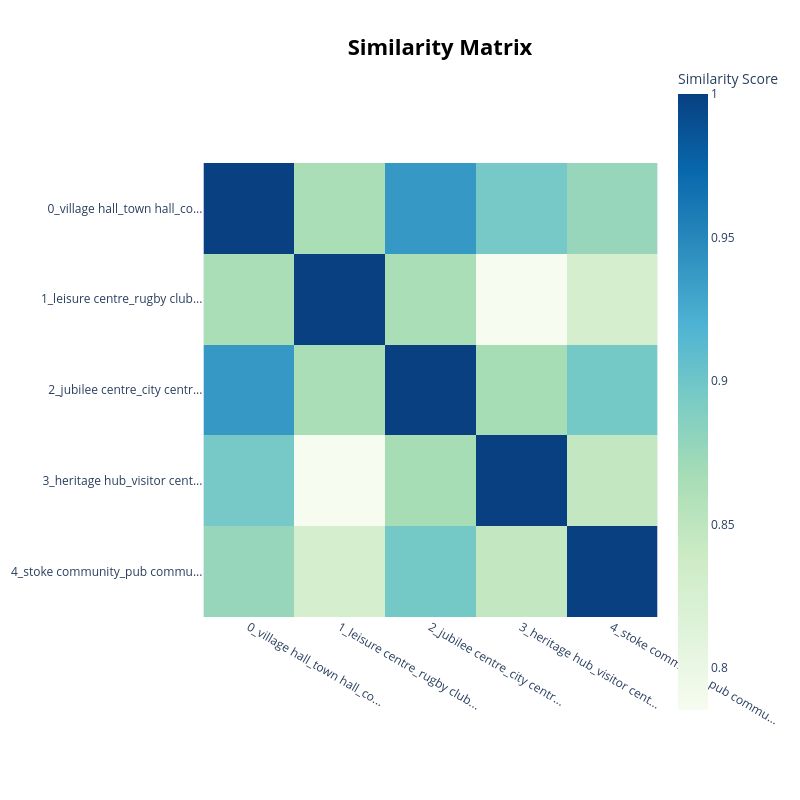

The notebook cell saved with this chart:
### Code cell
#Overlap between Topics
topic_model.visualize_heatmap()

### Figure 1 — Plotly figure (JSON) as saved in the notebook; plotly's stock layout.template omitted (floating-point values rounded to 4 significant figures)
{"data": [{"coloraxis": "coloraxis", "hovertemplate": "x: %{x}<br>y: %{y}<br>Similarity Score: %{z}<extra></extra>", "name": "0", "type": "heatmap", "x": ["0_village hall_town hall_co...", "1_leisure centre_rugby club...", "2_jubilee centre_city centr...", "3_heritage hub_visitor cent...", "4_stoke community_pub commu..."], "xaxis": "x", "y": ["0_village hall_town hall_co...", "1_leisure centre_rugby club...", "2_jubilee centre_city centr...", "3_heritage hub_visitor cent...", "4_stoke community_pub commu..."], "yaxis": "y", "z": [[1, 0.8645, 0.9379, 0.8955, 0.8762], [0.8645, 1.0, 0.8642, 0.7854, 0.8284], [0.9379, 0.8642, 1, 0.8666, 0.897], [0.8955, 0.7854, 0.8666, 1.0, 0.8456], [0.8762, 0.8284, 0.897, 0.8456, 1.0]]}], "layout": {"coloraxis": {"colorbar": {"title": {"text": "Similarity Score"}}, "colorscale": [[0, "rgb(247,252,240)"], [0.125, "rgb(224,243,219)"], [0.25, "rgb(204,235,197)"], [0.375, "rgb(168,221,181)"], [0.5, "rgb(123,204,196)"], [0.625, "rgb(78,179,211)"], [0.75, "rgb(43,140,190)"], [0.875, "rgb(8,104,172)"], [1, "rgb(8,64,129)"]]}, "height": 800, "hoverlabel": {"bgcolor": "white", "font": {"family": "Rockwell", "size": 16}}, "legend": {"title": {"text": "Trend"}}, "margin": {"t": 60}, "showlegend": true, "title": {"font": {"color": "Black", "size": 22}, "text": "<b>Similarity Matrix</b>", "x": 0.55, "xanchor": "center", "y": 0.95, "yanchor": "top"}, "width": 800, "xaxis": {"anchor": "y", "constrain": "domain", "domain": [0, 1], "scaleanchor": "y"}, "yaxis": {"anchor": "x", "autorange": "reversed", "constrain": "domain", "domain": [0, 1]}}}
